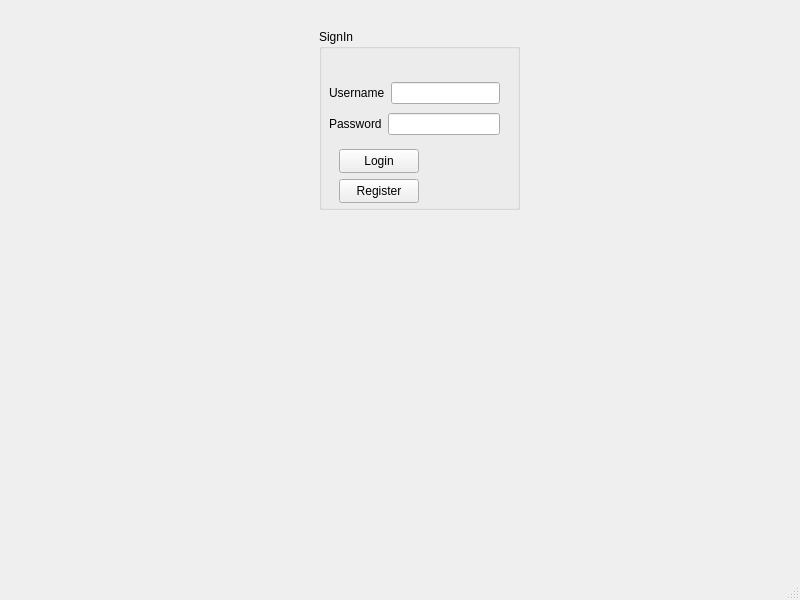
<?xml version="1.0" encoding="UTF-8"?>
<ui version="4.0">
 <class>MainWindow</class>
 <widget class="QMainWindow" name="MainWindow">
  <property name="geometry">
   <rect>
    <x>0</x>
    <y>0</y>
    <width>800</width>
    <height>600</height>
   </rect>
  </property>
  <property name="windowTitle">
   <string>MainWindow</string>
  </property>
  <widget class="QWidget" name="centralwidget">
   <widget class="QGroupBox" name="groupBox">
    <property name="geometry">
     <rect>
      <x>319</x>
      <y>29</y>
      <width>201</width>
      <height>181</height>
     </rect>
    </property>
    <property name="title">
     <string>SignIn</string>
    </property>
    <widget class="QPushButton" name="pushButton_login">
     <property name="geometry">
      <rect>
       <x>20</x>
       <y>120</y>
       <width>80</width>
       <height>24</height>
      </rect>
     </property>
     <property name="text">
      <string>Login</string>
     </property>
    </widget>
    <widget class="QPushButton" name="pushButton_register">
     <property name="geometry">
      <rect>
       <x>20</x>
       <y>150</y>
       <width>80</width>
       <height>24</height>
      </rect>
     </property>
     <property name="text">
      <string>Register</string>
     </property>
    </widget>
    <widget class="QWidget" name="layoutWidget">
     <property name="geometry">
      <rect>
       <x>10</x>
       <y>50</y>
       <width>171</width>
       <height>60</height>
      </rect>
     </property>
     <layout class="QVBoxLayout" name="verticalLayout">
      <item>
       <layout class="QHBoxLayout" name="horizontalLayout">
        <item>
         <widget class="QLabel" name="label">
          <property name="text">
           <string>Username</string>
          </property>
         </widget>
        </item>
        <item>
         <widget class="QLineEdit" name="lineEdit_username"/>
        </item>
       </layout>
      </item>
      <item>
       <layout class="QHBoxLayout" name="horizontalLayout_2">
        <item>
         <widget class="QLabel" name="label_2">
          <property name="text">
           <string>Password</string>
          </property>
         </widget>
        </item>
        <item>
         <widget class="QLineEdit" name="lineEdit_password">
          <property name="echoMode">
           <enum>QLineEdit::EchoMode::Password</enum>
          </property>
         </widget>
        </item>
       </layout>
      </item>
     </layout>
    </widget>
   </widget>
  </widget>
  <widget class="QMenuBar" name="menubar">
   <property name="geometry">
    <rect>
     <x>0</x>
     <y>0</y>
     <width>800</width>
     <height>21</height>
    </rect>
   </property>
  </widget>
  <widget class="QStatusBar" name="statusbar"/>
 </widget>
 <resources/>
 <connections/>
</ui>
